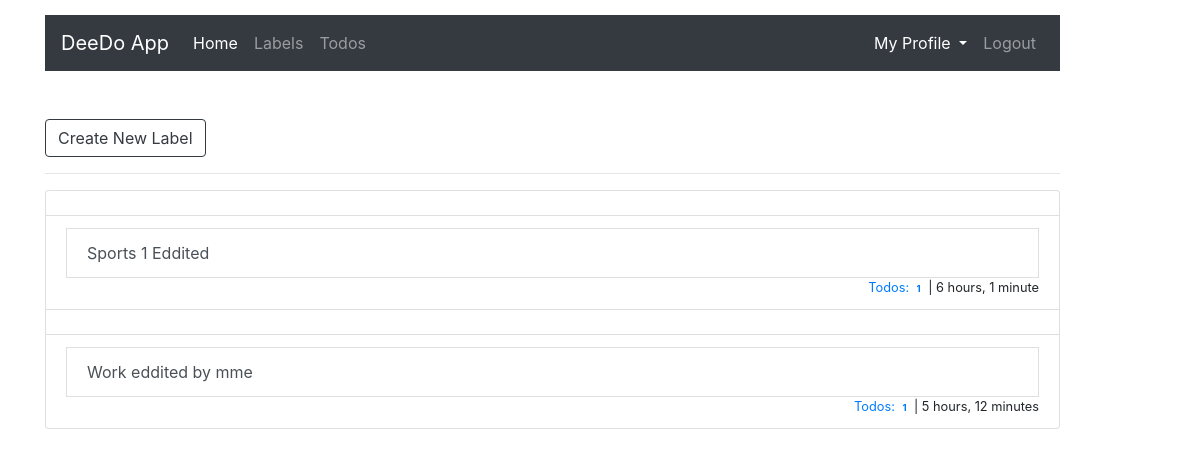
The page /label/ (signed in) on the database its author committed.
### todos/models.py (models this page shows, shortened)
class Label(models.Model):
    title = models.CharField(max_length=100)
    created_on = models.DateTimeField(auto_now_add=True)
    updated_on = models.DateTimeField(auto_now=True)
    status = models.BooleanField(default=1)
    owner = models.ForeignKey(User, on_delete=models.CASCADE, default=1)

### todos/views.py (the view)
# urls.py: path('label/', LabelLists.as_view(), name="todos-label-list"),
class LabelLists(ListView):
    model = Label
    def get_queryset(self):
        return Label.objects.filter(owner=self.request.user)

### templates/todos/label_list.html
{% extends 'base.html' %}
{% block contents %}
       <div class="mt-5">
        <a href="{% url 'todos-label-create' %}" class="btn btn-outline-dark">
             Create New Label
        </a>
        <hr/>
</div>
    {% if object_list %}
    <div>
            <ul class="list-group checked-list-box">
                {% for label in object_list %}
                  <a href="{% url 'todos-label-detail' label.id %}" class="list-group-item list-group-item-action">
                    <li class="list-group-item" data-checked="true">
                        {{label.title}}
                        <small class="float-right">
                            <a href="{% url 'todos-list' %}"> Todos:
                                <span class="badge badge-default">{{label.todo_set.count}}</span>
                            </a>
                            <span>| {{label.updated_on|timesince}}
                        </small>
                    </li>
                    </a>
                {% endfor %}
            </ul>
    {% else %}
        <h5>
            No <b>Todolist</b> Added Yet....
            <a href="{% url 'todos-label-create' %}"> Click me to Add </a>
            New Label to get Started
        </h5>
    {% endif %}
{% endblock contents %}

### rows shown on the page
Label: title "Sports 1 Eddited", todo_set.count "1", updated_on "6 hours, 1 minute"
Label: title "Work eddited by mme", todo_set.count "1", updated_on "5 hours, 12 minutes"
